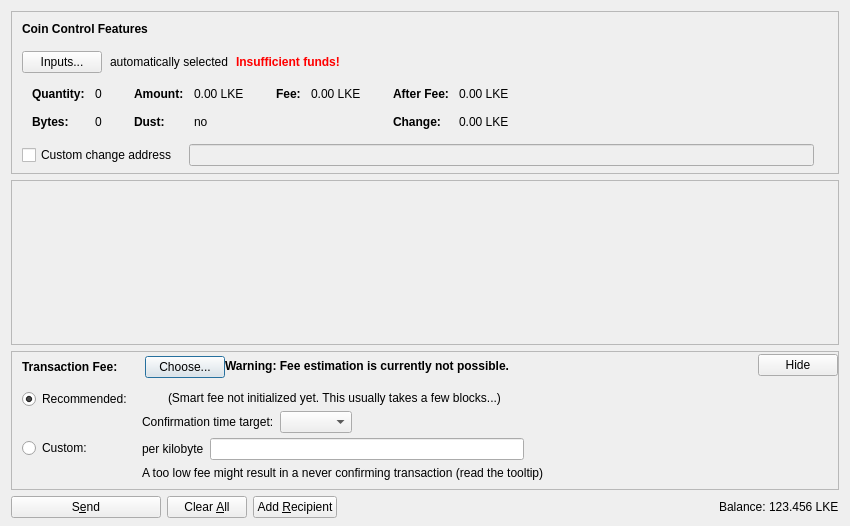
<?xml version="1.0" encoding="UTF-8"?>
<ui version="4.0">
 <class>SendCoinsDialog</class>
 <widget class="QDialog" name="SendCoinsDialog">
  <property name="geometry">
   <rect>
    <x>0</x>
    <y>0</y>
    <width>850</width>
    <height>526</height>
   </rect>
  </property>
  <property name="windowTitle">
   <string>Send Coins</string>
  </property>
  <layout class="QVBoxLayout" name="verticalLayout" stretch="0,1,0,0">
   <property name="bottomMargin">
    <number>8</number>
   </property>
   <item>
    <widget class="QFrame" name="frameCoinControl">
     <property name="sizePolicy">
      <sizepolicy hsizetype="Expanding" vsizetype="Expanding">
       <horstretch>0</horstretch>
       <verstretch>0</verstretch>
      </sizepolicy>
     </property>
     <property name="maximumSize">
      <size>
       <width>16777215</width>
       <height>16777215</height>
      </size>
     </property>
     <property name="frameShape">
      <enum>QFrame::StyledPanel</enum>
     </property>
     <property name="frameShadow">
      <enum>QFrame::Sunken</enum>
     </property>
     <layout class="QVBoxLayout" name="verticalLayoutCoinControl2">
      <property name="spacing">
       <number>0</number>
      </property>
      <property name="leftMargin">
       <number>0</number>
      </property>
      <property name="topMargin">
       <number>0</number>
      </property>
      <property name="rightMargin">
       <number>0</number>
      </property>
      <property name="bottomMargin">
       <number>6</number>
      </property>
      <item>
       <layout class="QVBoxLayout" name="verticalLayoutCoinControl" stretch="0,0,0,0,1">
        <property name="spacing">
         <number>0</number>
        </property>
        <property name="leftMargin">
         <number>10</number>
        </property>
        <property name="topMargin">
         <number>10</number>
        </property>
        <item>
         <layout class="QHBoxLayout" name="horizontalLayoutCoinControl1">
          <property name="bottomMargin">
           <number>15</number>
          </property>
          <item>
           <widget class="QLabel" name="labelCoinControlFeatures">
            <property name="sizePolicy">
             <sizepolicy hsizetype="Preferred" vsizetype="Maximum">
              <horstretch>0</horstretch>
              <verstretch>0</verstretch>
             </sizepolicy>
            </property>
            <property name="font">
             <font>
              <weight>75</weight>
              <bold>true</bold>
             </font>
            </property>
            <property name="styleSheet">
             <string notr="true">font-weight:bold;</string>
            </property>
            <property name="text">
             <string>Coin Control Features</string>
            </property>
           </widget>
          </item>
         </layout>
        </item>
        <item>
         <layout class="QHBoxLayout" name="horizontalLayoutCoinControl2" stretch="0,0,0,0">
          <property name="spacing">
           <number>8</number>
          </property>
          <property name="bottomMargin">
           <number>10</number>
          </property>
          <item>
           <widget class="QPushButton" name="pushButtonCoinControl">
            <property name="styleSheet">
             <string notr="true"/>
            </property>
            <property name="text">
             <string>Inputs...</string>
            </property>
            <property name="autoDefault">
             <bool>false</bool>
            </property>
           </widget>
          </item>
          <item>
           <widget class="QLabel" name="labelCoinControlAutomaticallySelected">
            <property name="text">
             <string>automatically selected</string>
            </property>
            <property name="margin">
             <number>5</number>
            </property>
           </widget>
          </item>
          <item>
           <widget class="QLabel" name="labelCoinControlInsuffFunds">
            <property name="font">
             <font>
              <weight>75</weight>
              <bold>true</bold>
             </font>
            </property>
            <property name="styleSheet">
             <string notr="true">color:red;font-weight:bold;</string>
            </property>
            <property name="text">
             <string>Insufficient funds!</string>
            </property>
            <property name="margin">
             <number>5</number>
            </property>
           </widget>
          </item>
          <item>
           <spacer name="horizontalSpacerCoinControl">
            <property name="orientation">
             <enum>Qt::Horizontal</enum>
            </property>
            <property name="sizeHint" stdset="0">
             <size>
              <width>40</width>
              <height>1</height>
             </size>
            </property>
           </spacer>
          </item>
         </layout>
        </item>
        <item>
         <widget class="QWidget" name="widgetCoinControl" native="true">
          <property name="sizePolicy">
           <sizepolicy hsizetype="Preferred" vsizetype="Preferred">
            <horstretch>0</horstretch>
            <verstretch>0</verstretch>
           </sizepolicy>
          </property>
          <property name="minimumSize">
           <size>
            <width>0</width>
            <height>0</height>
           </size>
          </property>
          <property name="styleSheet">
           <string notr="true"/>
          </property>
          <layout class="QHBoxLayout" name="horizontalLayoutCoinControl5">
           <property name="leftMargin">
            <number>0</number>
           </property>
           <property name="topMargin">
            <number>0</number>
           </property>
           <property name="rightMargin">
            <number>0</number>
           </property>
           <property name="bottomMargin">
            <number>0</number>
           </property>
           <item>
            <layout class="QHBoxLayout" name="horizontalLayoutCoinControl3" stretch="0,0,0,1">
             <property name="spacing">
              <number>20</number>
             </property>
             <property name="topMargin">
              <number>0</number>
             </property>
             <property name="bottomMargin">
              <number>10</number>
             </property>
             <item>
              <layout class="QFormLayout" name="formLayoutCoinControl1">
               <property name="horizontalSpacing">
                <number>10</number>
               </property>
               <property name="verticalSpacing">
                <number>14</number>
               </property>
               <property name="leftMargin">
                <number>10</number>
               </property>
               <property name="topMargin">
                <number>4</number>
               </property>
               <property name="rightMargin">
                <number>6</number>
               </property>
               <item row="0" column="0">
                <widget class="QLabel" name="labelCoinControlQuantityText">
                 <property name="font">
                  <font>
                   <weight>75</weight>
                   <bold>true</bold>
                  </font>
                 </property>
                 <property name="text">
                  <string>Quantity:</string>
                 </property>
                 <property name="margin">
                  <number>0</number>
                 </property>
                </widget>
               </item>
               <item row="0" column="1">
                <widget class="QLabel" name="labelCoinControlQuantity">
                 <property name="cursor">
                  <cursorShape>IBeamCursor</cursorShape>
                 </property>
                 <property name="contextMenuPolicy">
                  <enum>Qt::ActionsContextMenu</enum>
                 </property>
                 <property name="text">
                  <string notr="true">0</string>
                 </property>
                 <property name="margin">
                  <number>0</number>
                 </property>
                 <property name="textInteractionFlags">
                  <set>Qt::LinksAccessibleByMouse|Qt::TextSelectableByKeyboard|Qt::TextSelectableByMouse</set>
                 </property>
                </widget>
               </item>
               <item row="1" column="0">
                <widget class="QLabel" name="labelCoinControlBytesText">
                 <property name="font">
                  <font>
                   <weight>75</weight>
                   <bold>true</bold>
                  </font>
                 </property>
                 <property name="text">
                  <string>Bytes:</string>
                 </property>
                </widget>
               </item>
               <item row="1" column="1">
                <widget class="QLabel" name="labelCoinControlBytes">
                 <property name="cursor">
                  <cursorShape>IBeamCursor</cursorShape>
                 </property>
                 <property name="contextMenuPolicy">
                  <enum>Qt::ActionsContextMenu</enum>
                 </property>
                 <property name="text">
                  <string notr="true">0</string>
                 </property>
                 <property name="textInteractionFlags">
                  <set>Qt::LinksAccessibleByMouse|Qt::TextSelectableByKeyboard|Qt::TextSelectableByMouse</set>
                 </property>
                </widget>
               </item>
              </layout>
             </item>
             <item>
              <layout class="QFormLayout" name="formLayoutCoinControl2">
               <property name="horizontalSpacing">
                <number>10</number>
               </property>
               <property name="verticalSpacing">
                <number>14</number>
               </property>
               <property name="leftMargin">
                <number>6</number>
               </property>
               <property name="topMargin">
                <number>4</number>
               </property>
               <property name="rightMargin">
                <number>6</number>
               </property>
               <item row="0" column="0">
                <widget class="QLabel" name="labelCoinControlAmountText">
                 <property name="font">
                  <font>
                   <weight>75</weight>
                   <bold>true</bold>
                  </font>
                 </property>
                 <property name="text">
                  <string>Amount:</string>
                 </property>
                 <property name="margin">
                  <number>0</number>
                 </property>
                </widget>
               </item>
               <item row="0" column="1">
                <widget class="QLabel" name="labelCoinControlAmount">
                 <property name="cursor">
                  <cursorShape>IBeamCursor</cursorShape>
                 </property>
                 <property name="contextMenuPolicy">
                  <enum>Qt::ActionsContextMenu</enum>
                 </property>
                 <property name="text">
                  <string notr="true">0.00 LKE</string>
                 </property>
                 <property name="textInteractionFlags">
                  <set>Qt::LinksAccessibleByMouse|Qt::TextSelectableByKeyboard|Qt::TextSelectableByMouse</set>
                 </property>
                </widget>
               </item>
               <item row="1" column="0">
                <widget class="QLabel" name="labelCoinControlLowOutputText">
                 <property name="font">
                  <font>
                   <weight>75</weight>
                   <bold>true</bold>
                  </font>
                 </property>
                 <property name="text">
                  <string>Dust:</string>
                 </property>
                </widget>
               </item>
               <item row="1" column="1">
                <widget class="QLabel" name="labelCoinControlLowOutput">
                 <property name="cursor">
                  <cursorShape>IBeamCursor</cursorShape>
                 </property>
                 <property name="contextMenuPolicy">
                  <enum>Qt::ActionsContextMenu</enum>
                 </property>
                 <property name="text">
                  <string notr="true">no</string>
                 </property>
                 <property name="textInteractionFlags">
                  <set>Qt::LinksAccessibleByMouse|Qt::TextSelectableByKeyboard|Qt::TextSelectableByMouse</set>
                 </property>
                </widget>
               </item>
              </layout>
             </item>
             <item>
              <layout class="QFormLayout" name="formLayoutCoinControl3">
               <property name="horizontalSpacing">
                <number>10</number>
               </property>
               <property name="verticalSpacing">
                <number>14</number>
               </property>
               <property name="leftMargin">
                <number>6</number>
               </property>
               <property name="topMargin">
                <number>4</number>
               </property>
               <property name="rightMargin">
                <number>6</number>
               </property>
               <item row="0" column="0">
                <widget class="QLabel" name="labelCoinControlFeeText">
                 <property name="font">
                  <font>
                   <weight>75</weight>
                   <bold>true</bold>
                  </font>
                 </property>
                 <property name="text">
                  <string>Fee:</string>
                 </property>
                 <property name="margin">
                  <number>0</number>
                 </property>
                </widget>
               </item>
               <item row="0" column="1">
                <widget class="QLabel" name="labelCoinControlFee">
                 <property name="cursor">
                  <cursorShape>IBeamCursor</cursorShape>
                 </property>
                 <property name="contextMenuPolicy">
                  <enum>Qt::ActionsContextMenu</enum>
                 </property>
                 <property name="text">
                  <string notr="true">0.00 LKE</string>
                 </property>
                 <property name="textInteractionFlags">
                  <set>Qt::LinksAccessibleByMouse|Qt::TextSelectableByKeyboard|Qt::TextSelectableByMouse</set>
                 </property>
                </widget>
               </item>
              </layout>
             </item>
             <item>
              <layout class="QFormLayout" name="formLayoutCoinControl4">
               <property name="horizontalSpacing">
                <number>10</number>
               </property>
               <property name="verticalSpacing">
                <number>14</number>
               </property>
               <property name="leftMargin">
                <number>6</number>
               </property>
               <property name="topMargin">
                <number>4</number>
               </property>
               <property name="rightMargin">
                <number>6</number>
               </property>
               <item row="0" column="0">
                <widget class="QLabel" name="labelCoinControlAfterFeeText">
                 <property name="font">
                  <font>
                   <weight>75</weight>
                   <bold>true</bold>
                  </font>
                 </property>
                 <property name="text">
                  <string>After Fee:</string>
                 </property>
                 <property name="margin">
                  <number>0</number>
                 </property>
                </widget>
               </item>
               <item row="0" column="1">
                <widget class="QLabel" name="labelCoinControlAfterFee">
                 <property name="cursor">
                  <cursorShape>IBeamCursor</cursorShape>
                 </property>
                 <property name="contextMenuPolicy">
                  <enum>Qt::ActionsContextMenu</enum>
                 </property>
                 <property name="text">
                  <string notr="true">0.00 LKE</string>
                 </property>
                 <property name="textInteractionFlags">
                  <set>Qt::LinksAccessibleByMouse|Qt::TextSelectableByKeyboard|Qt::TextSelectableByMouse</set>
                 </property>
                </widget>
               </item>
               <item row="1" column="0">
                <widget class="QLabel" name="labelCoinControlChangeText">
                 <property name="font">
                  <font>
                   <weight>75</weight>
                   <bold>true</bold>
                  </font>
                 </property>
                 <property name="text">
                  <string>Change:</string>
                 </property>
                </widget>
               </item>
               <item row="1" column="1">
                <widget class="QLabel" name="labelCoinControlChange">
                 <property name="cursor">
                  <cursorShape>IBeamCursor</cursorShape>
                 </property>
                 <property name="contextMenuPolicy">
                  <enum>Qt::ActionsContextMenu</enum>
                 </property>
                 <property name="text">
                  <string notr="true">0.00 LKE</string>
                 </property>
                 <property name="textInteractionFlags">
                  <set>Qt::LinksAccessibleByMouse|Qt::TextSelectableByKeyboard|Qt::TextSelectableByMouse</set>
                 </property>
                </widget>
               </item>
              </layout>
             </item>
            </layout>
           </item>
          </layout>
         </widget>
        </item>
        <item>
         <layout class="QHBoxLayout" name="horizontalLayoutCoinControl4" stretch="0,0,0">
          <property name="spacing">
           <number>12</number>
          </property>
          <property name="sizeConstraint">
           <enum>QLayout::SetDefaultConstraint</enum>
          </property>
          <property name="topMargin">
           <number>5</number>
          </property>
          <property name="rightMargin">
           <number>5</number>
          </property>
          <item>
           <widget class="QCheckBox" name="checkBoxCoinControlChange">
            <property name="toolTip">
             <string>If this is activated, but the change address is empty or invalid, change will be sent to a newly generated address.</string>
            </property>
            <property name="text">
             <string>Custom change address</string>
            </property>
           </widget>
          </item>
          <item>
           <widget class="QValidatedLineEdit" name="lineEditCoinControlChange">
            <property name="enabled">
             <bool>false</bool>
            </property>
            <property name="sizePolicy">
             <sizepolicy hsizetype="Expanding" vsizetype="Fixed">
              <horstretch>0</horstretch>
              <verstretch>0</verstretch>
             </sizepolicy>
            </property>
           </widget>
          </item>
          <item>
           <widget class="QLabel" name="labelCoinControlChangeLabel">
            <property name="sizePolicy">
             <sizepolicy hsizetype="Preferred" vsizetype="Expanding">
              <horstretch>0</horstretch>
              <verstretch>0</verstretch>
             </sizepolicy>
            </property>
            <property name="minimumSize">
             <size>
              <width>0</width>
              <height>0</height>
             </size>
            </property>
            <property name="text">
             <string/>
            </property>
            <property name="margin">
             <number>3</number>
            </property>
           </widget>
          </item>
         </layout>
        </item>
        <item>
         <spacer name="verticalSpacerCoinControl">
          <property name="orientation">
           <enum>Qt::Vertical</enum>
          </property>
          <property name="sizeHint" stdset="0">
           <size>
            <width>800</width>
            <height>1</height>
           </size>
          </property>
         </spacer>
        </item>
       </layout>
      </item>
     </layout>
    </widget>
   </item>
   <item>
    <widget class="QScrollArea" name="scrollArea">
     <property name="widgetResizable">
      <bool>true</bool>
     </property>
     <widget class="QWidget" name="scrollAreaWidgetContents">
      <property name="geometry">
       <rect>
        <x>0</x>
        <y>0</y>
        <width>830</width>
        <height>104</height>
       </rect>
      </property>
      <layout class="QVBoxLayout" name="verticalLayout_2" stretch="0,1">
       <property name="leftMargin">
        <number>0</number>
       </property>
       <property name="topMargin">
        <number>0</number>
       </property>
       <property name="rightMargin">
        <number>0</number>
       </property>
       <property name="bottomMargin">
        <number>0</number>
       </property>
       <item>
        <layout class="QVBoxLayout" name="entries">
         <property name="spacing">
          <number>6</number>
         </property>
        </layout>
       </item>
       <item>
        <spacer name="verticalSpacer">
         <property name="orientation">
          <enum>Qt::Vertical</enum>
         </property>
         <property name="sizeHint" stdset="0">
          <size>
           <width>20</width>
           <height>40</height>
          </size>
         </property>
        </spacer>
       </item>
      </layout>
     </widget>
    </widget>
   </item>
   <item>
    <widget class="QFrame" name="frameFee">
     <property name="sizePolicy">
      <sizepolicy hsizetype="Expanding" vsizetype="Expanding">
       <horstretch>0</horstretch>
       <verstretch>0</verstretch>
      </sizepolicy>
     </property>
     <property name="maximumSize">
      <size>
       <width>16777215</width>
       <height>16777215</height>
      </size>
     </property>
     <property name="frameShape">
      <enum>QFrame::StyledPanel</enum>
     </property>
     <property name="frameShadow">
      <enum>QFrame::Sunken</enum>
     </property>
     <layout class="QVBoxLayout" name="verticalLayoutFee1">
      <property name="spacing">
       <number>0</number>
      </property>
      <property name="leftMargin">
       <number>0</number>
      </property>
      <property name="topMargin">
       <number>0</number>
      </property>
      <property name="rightMargin">
       <number>0</number>
      </property>
      <property name="bottomMargin">
       <number>0</number>
      </property>
      <item>
       <layout class="QVBoxLayout" name="verticalLayoutFee2" stretch="0,0,0">
        <property name="spacing">
         <number>0</number>
        </property>
        <property name="leftMargin">
         <number>10</number>
        </property>
        <property name="topMargin">
         <number>0</number>
        </property>
        <item>
         <layout class="QHBoxLayout" name="horizontalLayoutFee1">
          <property name="bottomMargin">
           <number>0</number>
          </property>
          <item>
           <layout class="QVBoxLayout" name="verticalLayoutFee7">
            <property name="spacing">
             <number>0</number>
            </property>
            <item>
             <spacer name="verticalSpacerSmartFee">
              <property name="orientation">
               <enum>Qt::Vertical</enum>
              </property>
              <property name="sizeType">
               <enum>QSizePolicy::Fixed</enum>
              </property>
              <property name="sizeHint" stdset="0">
               <size>
                <width>1</width>
                <height>4</height>
               </size>
              </property>
             </spacer>
            </item>
            <item>
             <layout class="QHBoxLayout" name="horizontalLayoutSmartFee">
              <property name="spacing">
               <number>10</number>
              </property>
              <item>
               <widget class="QLabel" name="labelFeeHeadline">
                <property name="sizePolicy">
                 <sizepolicy hsizetype="Preferred" vsizetype="Maximum">
                  <horstretch>0</horstretch>
                  <verstretch>0</verstretch>
                 </sizepolicy>
                </property>
                <property name="font">
                 <font>
                  <weight>75</weight>
                  <bold>true</bold>
                 </font>
                </property>
                <property name="styleSheet">
                 <string notr="true">font-weight:bold;</string>
                </property>
                <property name="text">
                 <string>Transaction Fee:</string>
                </property>
               </widget>
              </item>
              <item>
               <widget class="QLabel" name="labelFeeMinimized">
                <property name="text">
                 <string/>
                </property>
               </widget>
              </item>
              <item>
               <widget class="QPushButton" name="buttonChooseFee">
                <property name="text">
                 <string>Choose...</string>
                </property>
               </widget>
              </item>
             </layout>
            </item>
            <item>
             <spacer name="verticalSpacer_5">
              <property name="orientation">
               <enum>Qt::Vertical</enum>
              </property>
              <property name="sizeHint" stdset="0">
               <size>
                <width>1</width>
                <height>1</height>
               </size>
              </property>
             </spacer>
            </item>
           </layout>
          </item>
          <item>
           <widget class="QLabel" name="fallbackFeeWarningLabel">
            <property name="toolTip">
             <string>Using the fallbackfee can result in sending a transaction that will take several hours or days (or never) to confirm. Consider choosing your fee manually or wait until you have validated the complete chain.</string>
            </property>
            <property name="font">
            <font>
                <weight>75</weight>
                <bold>true</bold>
            </font>
            </property>
            <property name="text">
             <string>Warning: Fee estimation is currently not possible.</string>
            </property>
            <property name="wordWrap">
             <bool>false</bool>
            </property>
           </widget>
          </item>
          <item>
           <spacer name="horizontalSpacer_4">
            <property name="orientation">
             <enum>Qt::Horizontal</enum>
            </property>
            <property name="sizeType">
             <enum>QSizePolicy::MinimumExpanding</enum>
            </property>
            <property name="sizeHint" stdset="0">
             <size>
              <width>40</width>
              <height>20</height>
             </size>
            </property>
           </spacer>
          </item>
          <item>
           <widget class="QPushButton" name="buttonMinimizeFee">
            <property name="toolTip">
             <string>collapse fee-settings</string>
            </property>
            <property name="text">
             <string>Hide</string>
            </property>
           </widget>
          </item>
         </layout>
        </item>
        <item>
         <widget class="QFrame" name="frameFeeSelection">
          <layout class="QVBoxLayout" name="verticalLayoutFee12">
           <property name="spacing">
            <number>0</number>
           </property>
           <property name="leftMargin">
            <number>0</number>
           </property>
           <property name="topMargin">
            <number>0</number>
           </property>
           <property name="rightMargin">
            <number>0</number>
           </property>
           <property name="bottomMargin">
            <number>0</number>
           </property>
           <item>
            <layout class="QGridLayout" name="gridLayoutFee">
             <property name="topMargin">
              <number>10</number>
             </property>
             <property name="bottomMargin">
              <number>4</number>
             </property>
             <property name="horizontalSpacing">
              <number>10</number>
             </property>
             <property name="verticalSpacing">
              <number>4</number>
             </property>
             <item row="1" column="1">
              <layout class="QVBoxLayout" name="verticalLayoutFee8">
               <property name="spacing">
                <number>6</number>
               </property>
               <item>
                <layout class="QHBoxLayout" name="horizontalLayoutFee13">
                 <item>
                  <widget class="QLabel" name="labelCustomPerKilobyte">
                   <property name="toolTip">
                    <string>Specify a custom fee per kB (1,000 bytes) of the transaction's virtual size.

Note:  Since the fee is calculated on a per-byte basis, a fee of "100 satoshis per kB" for a transaction size of 500 bytes (half of 1 kB) would ultimately yield a fee of only 50 satoshis.</string>
                   </property>
                   <property name="text">
                    <string>per kilobyte</string>
                   </property>
                  </widget>
                 </item>
                 <item>
                  <widget class="BitcoinAmountField" name="customFee"/>
                 </item>
                 <item>
                  <spacer name="horizontalSpacer_6">
                   <property name="orientation">
                    <enum>Qt::Horizontal</enum>
                   </property>
                   <property name="sizeHint" stdset="0">
                    <size>
                     <width>1</width>
                     <height>1</height>
                    </size>
                   </property>
                  </spacer>
                 </item>
                </layout>
               </item>
               <item>
                <layout class="QHBoxLayout" name="horizontalLayoutFee8">
                 <item>
                  <widget class="QLabel" name="labelCustomFeeWarning">
                   <property name="enabled">
                    <bool>true</bool>
                   </property>
                   <property name="toolTip">
                    <string>When there is less transaction volume than space in the blocks, miners as well as relaying nodes may enforce a minimum fee. Paying only this minimum fee is just fine, but be aware that this can result in a never confirming transaction once there is more demand for lockelycoin transactions than the network can process.</string>
                   </property>
                   <property name="text">
                    <string>A too low fee might result in a never confirming transaction (read the tooltip)</string>
                   </property>
                  </widget>
                 </item>
                 <item>
                  <spacer name="horizontalSpacer_2">
                   <property name="orientation">
                    <enum>Qt::Horizontal</enum>
                   </property>
                   <property name="sizeHint" stdset="0">
                    <size>
                     <width>1</width>
                     <height>1</height>
                    </size>
                   </property>
                  </spacer>
                 </item>
                </layout>
               </item>
              </layout>
             </item>
             <item row="0" column="0">
              <layout class="QVBoxLayout" name="verticalLayoutFee4" stretch="0,1">
               <item>
                <widget class="QRadioButton" name="radioSmartFee">
                 <property name="text">
                  <string>Recommended:</string>
                 </property>
                 <property name="checked">
                  <bool>true</bool>
                 </property>
                 <attribute name="buttonGroup">
                  <string notr="true">groupFee</string>
                 </attribute>
                </widget>
               </item>
               <item>
                <spacer name="verticalSpacer_2">
                 <property name="orientation">
                  <enum>Qt::Vertical</enum>
                 </property>
                 <property name="sizeHint" stdset="0">
                  <size>
                   <width>1</width>
                   <height>1</height>
                  </size>
                 </property>
                </spacer>
               </item>
              </layout>
             </item>
             <item row="1" column="0">
              <layout class="QVBoxLayout" name="verticalLayoutFee9" stretch="0,1">
               <item>
                <widget class="QRadioButton" name="radioCustomFee">
                 <property name="text">
                  <string>Custom:</string>
                 </property>
                 <attribute name="buttonGroup">
                  <string notr="true">groupFee</string>
                 </attribute>
                </widget>
               </item>
               <item>
                <spacer name="verticalSpacer_6">
                 <property name="orientation">
                  <enum>Qt::Vertical</enum>
                 </property>
                 <property name="sizeHint" stdset="0">
                  <size>
                   <width>1</width>
                   <height>1</height>
                  </size>
                 </property>
                </spacer>
               </item>
              </layout>
             </item>
             <item row="0" column="1">
              <layout class="QVBoxLayout" name="verticalLayoutFee3" stretch="0,0,1">
               <property name="spacing">
                <number>6</number>
               </property>
               <property name="topMargin">
                <number>2</number>
               </property>
               <item>
                <layout class="QHBoxLayout" name="horizontalLayoutFee12">
                 <item>
                  <widget class="QLabel" name="labelSmartFee">
                   <property name="text">
                    <string/>
                   </property>
                  </widget>
                 </item>
                 <item>
                  <widget class="QLabel" name="labelFeeEstimation">
                   <property name="text">
                    <string/>
                   </property>
                  </widget>
                 </item>
                 <item>
                  <widget class="QLabel" name="labelSmartFee2">
                   <property name="text">
                    <string>(Smart fee not initialized yet. This usually takes a few blocks...)</string>
                   </property>
                  </widget>
                 </item>
                 <item>
                  <spacer name="horizontalSpacer_5">
                   <property name="orientation">
                    <enum>Qt::Horizontal</enum>
                   </property>
                   <property name="sizeHint" stdset="0">
                    <size>
                     <width>1</width>
                     <height>1</height>
                    </size>
                   </property>
                  </spacer>
                 </item>
                </layout>
               </item>
               <item>
                <layout class="QHBoxLayout" name="horizontalLayoutFee9">
                 <item>
                  <layout class="QVBoxLayout" name="verticalLayoutFee6">
                   <item>
                    <widget class="QLabel" name="labelSmartFee3">
                     <property name="text">
                      <string>Confirmation time target:</string>
                     </property>
                    </widget>
                   </item>
                  </layout>
                 </item>
                 <item>
                  <layout class="QVBoxLayout" name="verticalLayoutFee5">
                   <property name="rightMargin">
                    <number>30</number>
                   </property>
                   <item>
                    <layout class="QHBoxLayout" name="horizontalLayoutConfTarget">
                     <property name="bottomMargin">
                      <number>0</number>
                     </property>
                     <item>
                      <widget class="QComboBox" name="confTargetSelector"/>
                     </item>
                     <item>
                      <spacer name="horizontalSpacerConfTarget">
                       <property name="orientation">
                        <enum>Qt::Horizontal</enum>
                       </property>
                       <property name="sizeHint" stdset="0">
                        <size>
                         <width>40</width>
                         <height>20</height>
                        </size>
                       </property>
                      </spacer>
                     </item>
                    </layout>
                   </item>
                  </layout>
                 </item>
                </layout>
               </item>
               <item>
                <spacer name="verticalSpacer_4">
                 <property name="orientation">
                  <enum>Qt::Vertical</enum>
                 </property>
                 <property name="sizeHint" stdset="0">
                  <size>
                   <width>1</width>
                   <height>1</height>
                  </size>
                 </property>
                </spacer>
               </item>
              </layout>
             </item>
            </layout>
           </item>
          </layout>
         </widget>
        </item>
        <item>
         <spacer name="verticalSpacerFee">
          <property name="orientation">
           <enum>Qt::Vertical</enum>
          </property>
          <property name="sizeHint" stdset="0">
           <size>
            <width>40</width>
            <height>5</height>
           </size>
          </property>
         </spacer>
        </item>
       </layout>
      </item>
     </layout>
    </widget>
   </item>
   <item>
    <layout class="QHBoxLayout" name="horizontalLayout">
     <item>
      <widget class="QPushButton" name="sendButton">
       <property name="minimumSize">
        <size>
         <width>150</width>
         <height>0</height>
        </size>
       </property>
       <property name="toolTip">
        <string>Confirm the send action</string>
       </property>
       <property name="text">
        <string>S&amp;end</string>
       </property>
       <property name="icon">
        <iconset resource="../bitcoin.qrc">
         <normaloff>:/icons/send</normaloff>:/icons/send</iconset>
       </property>
       <property name="autoDefault">
        <bool>false</bool>
       </property>
       <property name="default">
        <bool>false</bool>
       </property>
      </widget>
     </item>
     <item>
      <widget class="QPushButton" name="clearButton">
       <property name="sizePolicy">
        <sizepolicy hsizetype="Minimum" vsizetype="Fixed">
         <horstretch>0</horstretch>
         <verstretch>0</verstretch>
        </sizepolicy>
       </property>
       <property name="toolTip">
        <string>Clear all fields of the form.</string>
       </property>
       <property name="text">
        <string>Clear &amp;All</string>
       </property>
       <property name="icon">
        <iconset resource="../bitcoin.qrc">
         <normaloff>:/icons/remove</normaloff>:/icons/remove</iconset>
       </property>
       <property name="autoDefault">
        <bool>false</bool>
       </property>
      </widget>
     </item>
     <item>
      <widget class="QPushButton" name="addButton">
       <property name="toolTip">
        <string>Send to multiple recipients at once</string>
       </property>
       <property name="text">
        <string>Add &amp;Recipient</string>
       </property>
       <property name="icon">
        <iconset resource="../bitcoin.qrc">
         <normaloff>:/icons/add</normaloff>:/icons/add</iconset>
       </property>
       <property name="autoDefault">
        <bool>false</bool>
       </property>
      </widget>
     </item>
     <item>
      <spacer name="horizontalSpacer">
       <property name="orientation">
        <enum>Qt::Horizontal</enum>
       </property>
       <property name="sizeHint" stdset="0">
        <size>
         <width>40</width>
         <height>20</height>
        </size>
       </property>
      </spacer>
     </item>
     <item>
      <layout class="QHBoxLayout" name="horizontalLayout_2">
       <property name="spacing">
        <number>3</number>
       </property>
       <item>
        <widget class="QLabel" name="label">
         <property name="sizePolicy">
          <sizepolicy hsizetype="Preferred" vsizetype="Fixed">
           <horstretch>0</horstretch>
           <verstretch>0</verstretch>
          </sizepolicy>
         </property>
         <property name="text">
          <string>Balance:</string>
         </property>
        </widget>
       </item>
       <item>
        <widget class="QLabel" name="labelBalance">
         <property name="sizePolicy">
          <sizepolicy hsizetype="Preferred" vsizetype="Fixed">
           <horstretch>0</horstretch>
           <verstretch>0</verstretch>
          </sizepolicy>
         </property>
         <property name="cursor">
          <cursorShape>IBeamCursor</cursorShape>
         </property>
         <property name="text">
          <string notr="true">123.456 LKE</string>
         </property>
         <property name="textInteractionFlags">
          <set>Qt::LinksAccessibleByMouse|Qt::TextSelectableByKeyboard|Qt::TextSelectableByMouse</set>
         </property>
        </widget>
       </item>
      </layout>
     </item>
    </layout>
   </item>
  </layout>
 </widget>
 <customwidgets>
  <customwidget>
   <class>QValidatedLineEdit</class>
   <extends>QLineEdit</extends>
   <header>qt/qvalidatedlineedit.h</header>
  </customwidget>
  <customwidget>
   <class>BitcoinAmountField</class>
   <extends>QLineEdit</extends>
   <header>qt/bitcoinamountfield.h</header>
   <container>1</container>
  </customwidget>
 </customwidgets>
 <resources>
  <include location="../bitcoin.qrc"/>
 </resources>
 <connections/>
 <buttongroups>
  <buttongroup name="groupFee"/>
 </buttongroups>
</ui>
